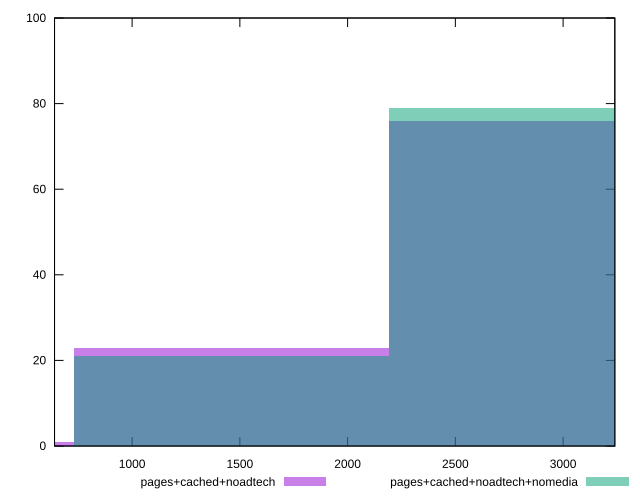

This chart was generated by the following gnuplot code:
reset

$pagesCachedNoadtech <<EOF
2921.1586060949558 76
1460.5793030474779 23
0 1
EOF

$pagesCachedNoadtechNomedia <<EOF
2921.1586060949558 79
1460.5793030474779 21
EOF

set key outside below
set boxwidth 1460.5793030474779
set xrange [640:3240]
set yrange [0:100]
set trange [0:100]
set style fill transparent solid 0.5 noborder
set terminal svg size 640, 500 enhanced background rgb 'white'
set output "report_00015_2021-02-09T16-11-33.973Z/uses-text-compression/comparison/histogram/2_vs_3.svg"

plot $pagesCachedNoadtech title "pages+cached+noadtech" with boxes, \
     $pagesCachedNoadtechNomedia title "pages+cached+noadtech+nomedia" with boxes

reset
